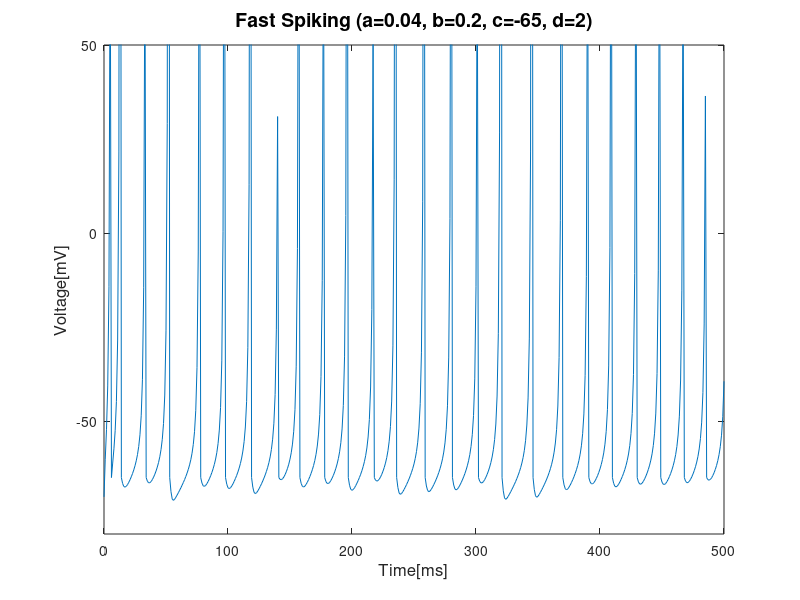

The MATLAB source for this figure: (Note: this script raises an error after producing the figure.)
%% Problem 1 - a)
clear; clc; clf;

dt=1;                                       % Time resolution [ms]
tau=1;                                      % Time constant
T=500;                                      % Time [ms]
V=-65*ones(length(-50:T/dt),1);             % Voltage [mV]
u=zeros(length(-50:T/dt),1);
I=zeros(length(-50:T/dt),1);                
I(51:end)=10*ones(length(I(51:end)),1);     % Current is 10mA starting from t=0ms
Spk_time=zeros(length(0:T/dt),1);           % Array for Spike timing [ms]

FS=[0.04, 0.2, -65, 2];                     % Parameters for fast spiking

tmp=FS; a=tmp(1); b=tmp(2); c=tmp(3); d=tmp(4);

u(1)=V(1)*b;

for it=1:T/dt+50;
    V(it+1)=(V(it)+(0.04*V(it)^2+5*V(it)+140-u(it)+I(it))*dt/tau).*(V(it)<=30)+c.*(V(it)>30);
    u(it+1)=u(it)+(a*(b*V(it+1)-u(it))*dt/tau).*(V(it)<=30)+d.*(V(it)>30);
    if it>=51                               % After first 50ms (for stabilizing the volatge)
        Spk_time(it-50)=(V(it)>30);         % Find spike timings
    end
end

V=V(51:end);                                % Only obtain V(t) where t>0
u=u(51:end);                                % Only obtain u(t) where t>0

Spk_moment=find(Spk_time==1);               % Moment where spike is generated [ms]
ISI=zeros(length(Spk_moment)-1,1);

for it=1:length(Spk_moment)-1
    ISI(it)=Spk_moment(it+1)-Spk_moment(it);
end
%% Plot Result
figure(1);                                  % Plot time vs membrane voltage
plot(0:T/dt,V);
title('Fast Spiking (a=0.04, b=0.2, c=-65, d=2)','FontSize',14);
xlabel('Time[ms]','FontSize',12); ylabel('Voltage[mV]','FontSize',12);
ylim([-80 50]); set(gca, 'ytick', -50:50:50);

Firing_Rate=length(find(Spk_time==1))*2;    % Find the mean firing rate
fprintf('The Firing Rate is %f Hz\n',Firing_Rate);

figure(2);                                  % Plot the histogram for ISI
histogram(ISI); title('ISI Histogram','FontSize',14);
xlabel('Time[ms]','FontSize',12); ylabel('Number of ISI','FontSize',12);